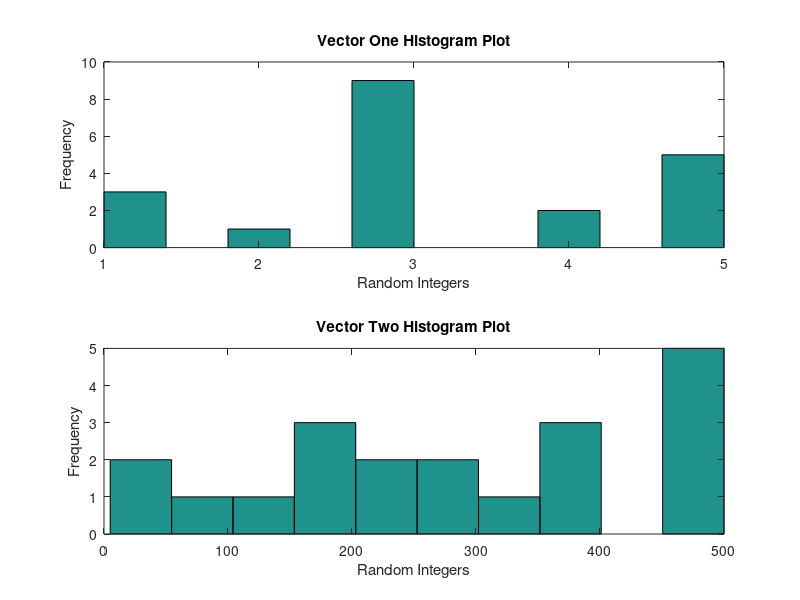

This figure's MATLAB source:
% MATLAB Script
% Chapter 13 Problem 8

% Create two vectors with 20 random integers in each.

% First vector will range from 1 to 5
% Second vector will range from 1 to 500
vector_one = randi([1,5],1,20);
vector_two = randi([1,500],1,20);

% Find the minimum, maximum, mean, median, standard deviation, and mode of
% each of them

% Vector 1 Stats
minimum_one = min(vector_one);
maximum_one = max(vector_one);
mean_one = mean(vector_one);
median_one = median(vector_one);
std_one = std(vector_one);
mode_one = mode(vector_one);
stat_vec_one = [minimum_one maximum_one mean_one median_one std_one mode_one];

% Vector 2 Stats
minimum_two = min(vector_two);
maximum_two = max(vector_two);
mean_two = mean(vector_two);
median_two = median(vector_two);
std_two = std(vector_two);
mode_two = mode(vector_two);
stat_vec_two = [minimum_two maximum_two mean_two median_two std_two mode_two];

% Plot the two vector statistics (One and Two) in a Histogram Subplot
figure;
subplot(2,1,1)
hist(vector_one);
xlabel('Random Integers')
ylabel('Frequency')
title('Vector One Histogram Plot')

subplot(2,1,2)
hist(vector_two);
xlabel('Random Integers')
ylabel('Frequency')
title('Vector Two Histogram Plot')
